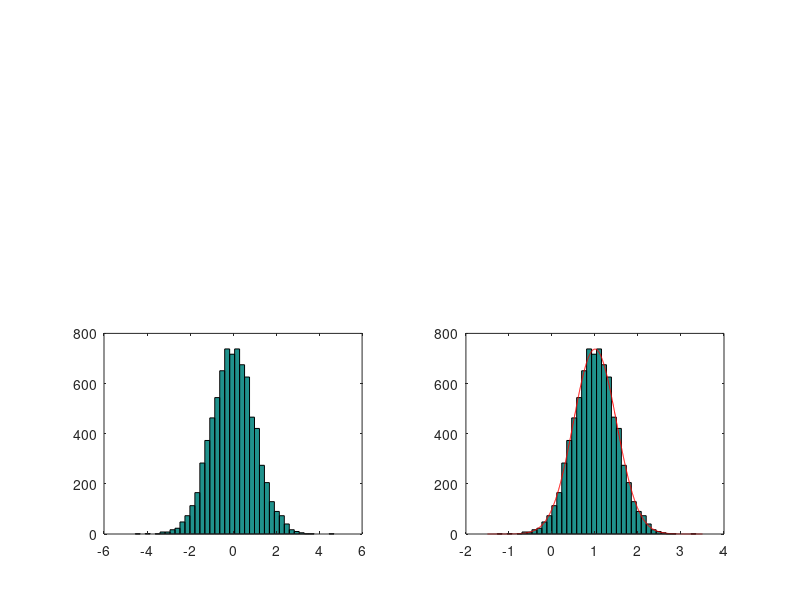

Here is the MATLAB script that generated this plot:
%dc02e02b.m
N=8000; NB=40; % the number of samples and bins
g_noise=randn(1,N); % an 1xN random vector with N(0,1)
subplot(223), hist(g_noise,NB) % histogram having NB bins
m=1; sigma=1/2; % average and sigma=sqrt(deviation)
g_noise1=g_noise/2+1; % an 1xNB random vector with N(m,sigma^2)
subplot(224), hist(g_noise1,NB) % histogram
[ns,cs]=hist(g_noise1,NB); dx=cs(2)-cs(1); % bin width
x=m+[-500:500]*(sigma/100); % the range on the x-axis
f=exp(-(x-m).^2/(2*sigma^2))/sqrt(2*pi)/sigma; % Eq.(2.1.25)
hold on, plot(x,N*dx*f,'r')
sum(g_noise1)/N-m, sum((g_noise1-m).^2)/N-sigma^2
